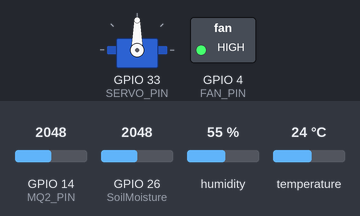
This sketch was run on a simulated ESP32. Shown: servo, switched loads named in the sketch (green lamp = pin HIGH). The test bench sets the inputs (shaded band); at power-on: GPIO 26 (SoilMoisture) = 2048, GPIO 14 (MQ2_PIN) = 2048, humidity 55 %, temperature 24 °C. What the sketch prints to the serial monitor is not drawn.

Above: at 7.8 s.
7.9 s: GPIO 26 (SoilMoisture) set to 1960
Timing chart, 0 to 10.9 s (numbered marks = the images above; inputs shaded):
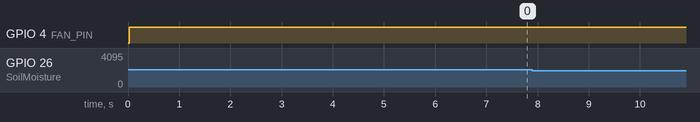

The sketch:

Blynk_Ventelation.ino
```cpp
#define BLYNK_TEMPLATE_ID "TMPL2cmff-cKM"
#define BLYNK_TEMPLATE_NAME "Blynk ESP32 DHT11"

#include <ESP32Servo.h>
#include <WiFi.h>
#include <BlynkSimpleEsp32.h>
#include "DHT.h"

#define BLYNK_PRINT Serial


char auth[] = "8CNr1BAUGdYCW2QA814y1KHqLGVcXSVO";  // Authonticaton code
char ssid[] = "Hossam";                            // wifi ssid
char pass[] = "12345678";                          // wifi pass

// Sensors pins
#define DHTPIN 13
#define MQ2_PIN 14
#define SoilMoisture 26

//Acuatours pins
#define SERVO_PIN 33
#define FAN_PIN 4
#define Pump 2


#define DHTTYPE DHT11

//Functions
void readDHT();
void MQ2Reading();
void controlVentilation();
void ControlIrrigation();

//variables
float TEMP_THRESHOLD = 30 ;
float HUMIDITY_THRESHOLD = 50 ;
float co2_ppm;
float temperature, humidity;

DHT dht(DHTPIN, DHTTYPE);
Servo myServo;


// virtual pins to send data over internet
#define VIRTUAL_TEMP V0
#define VIRTUAL_HUMIDITY V1
#define VIRTUAL_FAN V3
#define VIRTUAL_SERVO V2
#define Virtual_MQ2 V4

void setup() {
  Serial.begin(115200);
  Serial.println("MQ-2 Gas Sensor Initialization...");


  /*
WiFi.begin(ssid, pass);
  Serial.print("Connecting to WiFi");
  int retries = 0;
  while (WiFi.status() != WL_CONNECTED && retries < 20) {  // محاولة الاتصال لمدة 10 ثواني تقريباً
    delay(500);
    Serial.print(".");
    retries++;
  }

  if (WiFi.status() == WL_CONNECTED) {
    Serial.println("\n WiFi Connected!");
    Serial.print("IP Address: ");
    Serial.println(WiFi.localIP());
  } else {
    Serial.println("\n Failed to connect to WiFi!");
  }

  Blynk.begin(auth, ssid, pass);  // بدء الاتصال بـ Blynk


*/
  dht.begin();
  myServo.attach(SERVO_PIN);
  pinMode(FAN_PIN, OUTPUT);
  Serial.println("System Initialized");
}

void loop() {
  //checkWiFiStatus();
  // Blynk.run();
  readDHT();
  controlVentilation();
  MQ2Reading();
  ControlIrrigation();
  delay(5000);
}

void checkWiFiStatus() {
  if (WiFi.status() == WL_CONNECTED) {
    Serial.println("WiFi is connected.");
  } else {
    Serial.println("WiFi is not connected!");
  }
}


void readDHT() {
  humidity = dht.readHumidity();
  temperature = dht.readTemperature();

  if (isnan(humidity) || isnan(temperature)) {
    Serial.println("Failed to read from DHT sensor!");
    return;
  }

  Serial.print("Humidity: ");
  Serial.print(humidity);
  Serial.print("%  | Temperature: ");
  Serial.print(temperature);
  Serial.println("°C");
  /*
  Blynk.virtualWrite(VIRTUAL_TEMP, temperature);
  Blynk.virtualWrite(VIRTUAL_HUMIDITY, humidity);
  */
}

void MQ2Reading() {
  int sensorValue = analogRead(MQ2_PIN);
  float voltage = sensorValue * (3.3 / 4095.0);

  // Serial.print("Raw Sensor Value: ");
  // Serial.print(sensorValue);
  // Serial.print(" | Voltage: ");
  //Serial.print(voltage);
  //Serial.println("V");

  co2_ppm = map(sensorValue, 0, 4095, 400, 5000);

  Serial.print("Estimated CO2 Level: ");
  Serial.print(co2_ppm);
  Serial.println(" ppm");

  //  Blynk.virtualWrite(Virtual_MQ2, co2_ppm);
  delay(2000);
}

void controlVentilation() {
  if (temperature > TEMP_THRESHOLD || humidity > HUMIDITY_THRESHOLD || co2_ppm > 1500) {
    myServo.write(90);
    digitalWrite(FAN_PIN, HIGH);
    Serial.println("Ventilation Opened!");


    /*
    Blynk.virtualWrite(VIRTUAL_FAN, "Opened");
    Blynk.virtualWrite(VIRTUAL_SERVO, "Opened");
    */

  } else {
    myServo.write(0);
    digitalWrite(FAN_PIN, LOW);
    Serial.println("Ventilation Closed");

    /*
    Blynk.virtualWrite(VIRTUAL_FAN, "Closed");
    Blynk.virtualWrite(VIRTUAL_SERVO, "Closed");
    */
  }
}
void ControlIrrigation() {
  int SMvalue = analogRead(SoilMoisture);
  Serial.print("Soil Moisture Value: ");
  Serial.println(SMvalue);
  if (SMvalue > 2000) {
    digitalWrite(Pump, HIGH);
    Serial.println("Water pump Status: Open ");
  } else {
    Serial.println("Water pump Status: Close ");
    digitalWrite(Pump, LOW);
  }
}
```

Measured:
- after the input at 7.9 s, every drawn part: stays the same
